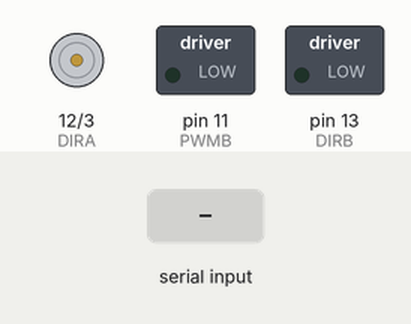
Simulated run of this sketch. Board: Arduino Uno, built with avr-gcc and run on an emulated ATmega328P. Shown: direction and speed pins drawn as motors (green arrow = direction pin HIGH = forward, orange = LOW = backward, longer = more drive), switched loads named in the sketch (green lamp = pin HIGH). Inputs (shaded band) come from the test bench. What the sketch prints to the serial monitor is not drawn.

Above: at 1.2 s.
1.3 s: "0\n" received over Serial
At 3.7 s:
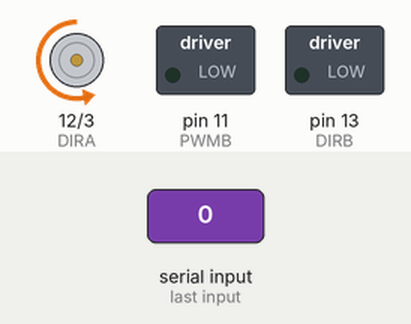
Timing chart, 0 to 8.8 s (numbered marks = the images above; inputs shaded):
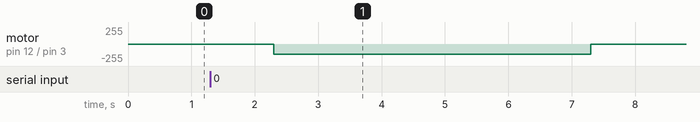

Measured:
- after the input at 1.3 s, motor on pin 12 (DIRA) / pin 3 (PWMA): stopped → backward 150/255 after 1.0 s, → stopped 5.0 s later

The sketch:

_2.ino
```cpp
// 회전 방향
#define CW  1   // clockwise
#define CCW 0   // counter-clockwise

// 왼쪽, 오른쪽 바퀴
#define MOTOR_LEFT 0
#define MOTOR_RIGHT 1

// motor POWER setting
#define DEFAULT_POWER 150

// 아두이노 PIN 설정
const byte PWMA = 3;      // PWM control (speed) for motor A
const byte PWMB = 11;     // PWM control (speed) for motor B
const byte DIRA = 12;     // Direction control for motor A
const byte DIRB = 13;     // Direction control for motor B

void setup()
{
  // 핀 초기화
  pinMode(PWMA, OUTPUT);
  pinMode(PWMB, OUTPUT);
  pinMode(DIRA, OUTPUT);
  pinMode(DIRB, OUTPUT);

  // Initialize all pins as low:
  digitalWrite(PWMA, LOW);
  digitalWrite(PWMB, LOW);
  digitalWrite(DIRA, LOW);
  digitalWrite(DIRB, LOW);

  Serial.begin(9600);
  Serial.println("왼쪽바퀴 : 1, 오른쪽바퀴 : 0");
  Serial.println("시계방향 : 1, 반시계방향 : 0");
}

void loop()
{
  driveArdumoto(); //밑에서 만든 함수 실행
}


void driveArdumoto() {
  int motor = 0; // 왼쪽 모터, 오른쪽 모터 설정
  int dir = 0; // 시계방향, 반시계방향 설정
  Serial.print("input motor :"); // 처음에 왼쪽, 오른쪽 모터를 설정함
  while (Serial.available() == 0) {}
  motor = Serial.parseInt(); // 입력받은 motor값을 int로 변환
  Serial.println(motor); //확인을 위해 출력

  if (motor == 1) { // motor가 1이면 왼쪽바퀴이다.
    Serial.println("왼쪽바퀴");
    Serial.print("input direction :"); // 왼쪽바퀴일때 시계인지, 반시계인지 고를 수 있다.
    while (Serial.available() == 0) {}
    dir = Serial.parseInt(); // 입력받은 dir도 int로 변환
    Serial.println(dir);
    if (dir == 1) { // 시계방향일때
      Serial.println("시계방향");
      digitalWrite(DIRB, CW);
      analogWrite(PWMB,  DEFAULT_POWER);
      delay(5000);
      digitalWrite(DIRB, CW);
      analogWrite(PWMB, 0);
    }
    else if (dir == 0) { //반시계방향일떄
      Serial.println("반시계방향");
      digitalWrite(DIRB, CCW);
      analogWrite(PWMB,  DEFAULT_POWER);
      delay(5000);
      digitalWrite(DIRB, CCW);
      analogWrite(PWMB, 0);
    }
  }

  if ( motor == 0) { //motor가 0이면 오른쪽바퀴
    Serial.println("오른쪽바퀴");
    Serial.print("input direction :");
    while (Serial.available() == 0) {}
    dir = Serial.parseInt();
    Serial.println(dir);
    if (dir == 1) { //시계방향일때
      Serial.println("시계방향");
      digitalWrite(DIRA, CW);
      analogWrite(PWMA,  DEFAULT_POWER);
      delay(5000);
      digitalWrite(DIRA, CW);
      analogWrite(PWMA, 0);
    }
    else if (dir == 0) { //반시계방향일때
      Serial.println("반시계방향");
      digitalWrite(DIRA, CCW);
      analogWrite(PWMA,  DEFAULT_POWER);
      delay(5000);
      digitalWrite(DIRA, CCW);
      analogWrite(PWMA, 0);
    }
  }
}
```
